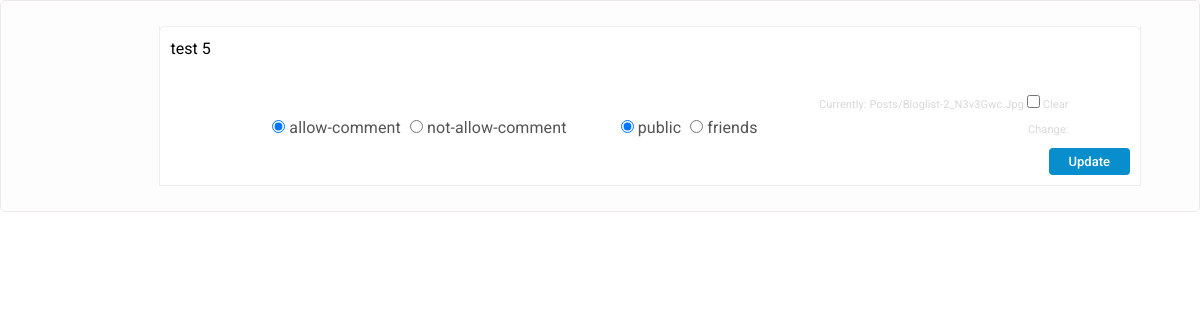
Screenshot of /post/update/1 (signed in) with the database file from the repository.
### posts/models.py (models this page shows, shortened)
class Post(models.Model):
    content = models.TextField(blank=True)
    image = models.ImageField(upload_to='posts/', blank=True, validators=[FileExtensionValidator(['png', 'jpg', 'jpeg'])])
    author = models.ForeignKey(Profile, on_delete=models.CASCADE, related_name='author')
    liked = models.ManyToManyField(Profile, related_name='likes')
    comment_choice = models.CharField(
        max_length=17, choices=COMMENT, default='allow-comment')
    visibility = models.CharField(max_length=7, choices=POSTS, default='public')
    updated = models.DateTimeField(auto_now=True)
    created = models.DateTimeField(auto_now_add=True)

### posts/views.py (the view)
# urls.py: path('post/update/<int:id>', updatepost, name="update-post"),
def updatepost(request, id):
    me = request.user
    myprofile = Profile.objects.get(user=me)
    post_obj = Post.objects.get(id=id)
    post_f = PostForm(request.POST or None,
                      request.FILES or None, instance=post_obj)
    if request.method == 'POST':
        if post_f.is_valid():
            post_f.save()
            return redirect('newsfeed')
    context = {'pf': post_f, 'mp': myprofile, 'pb': post_obj}
    return render(request, 'posts/updatepost.html', context)

### posts/forms.py
class PostForm(forms.ModelForm):
    visibility = forms.ChoiceField(
        widget=forms.RadioSelect, choices=POSTS)
    comment_choice = forms.ChoiceField(widget=forms.RadioSelect, choices=COMMENT)
    class Meta:
        model = Post
        fields = ['content', 'image', 'comment_choice', 'visibility']
        widgets = {
            'content': forms.Textarea(attrs={'rows': '2', 'placeholder': 'write something'}),
            'comment_choice': forms.TextInput(attrs={'type': 'radio', 'checked': 'checked', 'name': 'radio'}),
            'visibility': forms.TextInput(attrs={'type': 'radio', 'checked': 'checked', 'name': 'radio'})
        }

### templates/posts/updatepost.html (shortened to what this page needs)
{% load static %}
<!DOCTYPE html>
<html lang="en">
<head>
    <link rel="stylesheet" href="{% static 'css/main.min.css' %}">
    <link rel="stylesheet" href="{% static 'css/style.css' %}">
    <link rel="stylesheet" href="{% static 'css/color.css' %}">
    <link rel="stylesheet" href="{% static 'css/responsive.css' %}">
</head>
<body>
{% if request.user == pb.author.user %}
<div class="central-meta new-pst">
    <div class="new-postbox">
        <figure>
        </figure>
        <div class="newpst-input">
            <form method="POST" enctype="multipart/form-data">
                {{pf.content}}
                <div class="attachments">
                    <ul>
                        <li>
                            <div class="dob">
                                {{pf.comment_choice}}
                            </div>
                        </li>
                        <li>
                            <div class="dob">
                                {{pf.visibility}}
                            </div>
                        </li>
                        <li>
                            <i class="fa fa-music"></i>
                        </li>
                        <li>
                            <i class="fa fa-image"></i>
                            <label class="fileContainer">
                                {{pf.image}}
                            </label>
                        </li>
                        <li>
                            <i class="fa fa-video-camera"></i>
                        </li>
                        <li>
                            <i class="fa fa-camera"></i>
                        </li>
                        <li>
                            <button type="submit">Update</button>
                        </li>
                    </ul>
                </div>
            </form>
        </div>
    </div>
</div>
{% else %}
<a href="{% url 'newsfeed' %}"><button type="submit">Get lost</button></a>
{% endif %}
</body>
</html>

### static/css/color.css (style rules this page uses)
#nprogress .bar, .timeline-info > ul li a::before, .add-btn > a, .activitiez > li::before, form button, .colla-apps > li a:hover, a.underline:before, .setting-row input:checked + label, .user-avatar:hover .edit-phto, .error-meta > a, .color-bg, .add-butn, .nav.nav-tabs.likes-btn > li a.active, a.dislike-btn, .drop > a:hover, .btn-view.btn-load-more:hover, .accordion .card h5 button[aria-expanded="true"], .chat-head, .f-page > figure em, .inbox-panel-head > ul > li > a, .nav-tabs--left .nav-link.active, .nav-tabs--left .nav-link.active:hover, footer .widget-title h4::before, #topcontrol, .sidebar .widget-title::before, .f-title::before, .g-post-classic > figure > i::after, .purify > a, .help-list > a:hover, .open-position::before, .info > a, .category-box:hover, .category-box.selected, a.main-btn, .section-heading::before, .getquot-baner, .more-branches > h4::before, .is-helpful > a, .cart-optionz > li > a:hover, .paginationz > li a:hover, .paginationz > li a.active, .shopping-cart, a.btn2:hover, .form-submit > input[type="submit"], button.submit-checkout, .delete-cart:hover, .proceed .button, .amount-area .update-cart, a.addnewforum, .apply-bttons > a { background: #088dcd; }

### rows the page displays
Post: content "test 5", comment_choice "☑ allow-comment ☐ not-allow-comment", visibility "☑ public ☐ friends"
